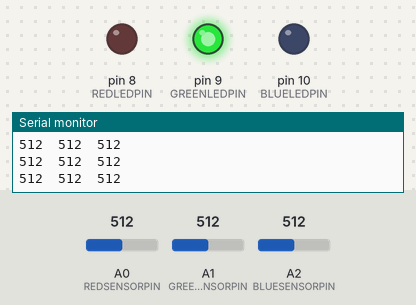
The sketch below on a simulated Arduino Uno, built with avr-gcc and run on an emulated ATmega328P. On the bench: output pins drawn as LEDs (lit = HIGH), the last lines printed to the serial monitor. The inputs (shaded band) are chosen by the test bench; at power-on: A0 (REDSENSORPIN) = 512, A2 (BLUESENSORPIN) = 512, A1 (GREENSENSORPIN) = 512.

Above: at 1.2 s.
1.3 s: A0 (REDSENSORPIN) set to 109
2.8 s: A0 (REDSENSORPIN) set to 95
At 3.6 s:
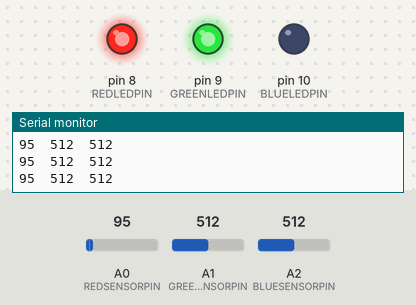
4.3 s: A2 (BLUESENSORPIN) set to 410
7.3 s: A2 (BLUESENSORPIN) set to 384
At 8.0 s:
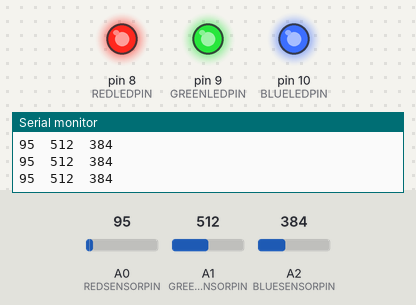
8.8 s: A1 (GREENSENSORPIN) set to 736
10.3 s: A1 (GREENSENSORPIN) set to 761
At 11.3 s:
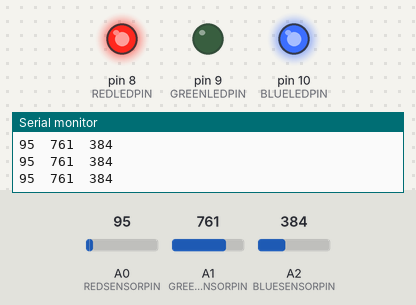
Timing chart, 0 to 12.8 s (numbered marks = the images above; inputs shaded):
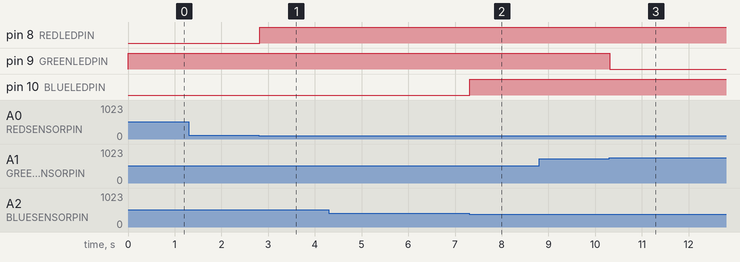

Measured:
- the behaviour switches between 100 and 99 on A0 (REDSENSORPIN) (found by bisection; images 0 and 1)
- the behaviour switches between 400 and 399 on A2 (BLUESENSORPIN) (found by bisection; images 1 and 2)
- the behaviour switches between 749 and 750 on A1 (GREENSENSORPIN) (found by bisection; images 2 and 3)
- after the input at 2.8 s, pin 8 (REDLEDPIN): LOW → HIGH at once
- after the input at 7.3 s, pin 10 (BLUELEDPIN): LOW → HIGH at once
- after the input at 10.3 s, pin 9 (GREENLEDPIN): HIGH → LOW at once

The sketch:

color-mixing-lamp.ino
```cpp
// constants
const int REDLEDPIN = 8;
const int GREENLEDPIN = 9;
const int BLUELEDPIN = 10;

const int REDSENSORPIN = A0;
const int GREENSENSORPIN = A1;
const int BLUESENSORPIN = A2;

// non-constant variables
int redSensorVal;
int greenSensorVal;
int blueSensorVal;

void setup() {
  // put your setup code here, to run once:
  pinMode(REDLEDPIN, OUTPUT);
  pinMode(GREENLEDPIN, OUTPUT);
  pinMode(BLUELEDPIN, OUTPUT);

  pinMode(REDSENSORPIN, INPUT);
  pinMode(GREENSENSORPIN, INPUT);
  pinMode(BLUESENSORPIN, INPUT);

  Serial.begin(9600);
}

void loop() {
  // put your main code here, to run repeatedly:
  redSensorVal = analogRead(REDSENSORPIN);
  greenSensorVal = analogRead(GREENSENSORPIN);
  blueSensorVal = analogRead(BLUESENSORPIN);

  Serial.print(redSensorVal);
  Serial.print("\t");
  Serial.print(greenSensorVal);
  Serial.print("\t");
  Serial.println(blueSensorVal);

  if (redActive(redSensorVal) && !greenActive(greenSensorVal) && !blueActive(blueSensorVal)) { // red
    digitalWrite(REDLEDPIN, HIGH);
    digitalWrite(GREENLEDPIN, LOW);
    digitalWrite(BLUELEDPIN, LOW);
  }
  else if (!redActive(redSensorVal) && greenActive(greenSensorVal) && !blueActive(blueSensorVal)) { // green
    digitalWrite(REDLEDPIN, LOW);
    digitalWrite(GREENLEDPIN, HIGH);
    digitalWrite(BLUELEDPIN, LOW);
  }
  else if (!redActive(redSensorVal) && !greenActive(greenSensorVal) && blueActive(blueSensorVal)) { // blue
    digitalWrite(REDLEDPIN, LOW);
    digitalWrite(GREENLEDPIN, LOW);
    digitalWrite(BLUELEDPIN, HIGH);
  }
  else if (redActive(redSensorVal) && greenActive(greenSensorVal) && !blueActive(blueSensorVal)) { // yellow
    digitalWrite(REDLEDPIN, HIGH);
    digitalWrite(GREENLEDPIN, HIGH);
    digitalWrite(BLUELEDPIN, LOW);
  }
  else if (redActive(redSensorVal) && !greenActive(greenSensorVal) && blueActive(blueSensorVal)) { // magenta
    digitalWrite(REDLEDPIN, HIGH);
    digitalWrite(GREENLEDPIN, LOW);
    digitalWrite(BLUELEDPIN, HIGH);
  }
  else if (!redActive(redSensorVal) && greenActive(greenSensorVal) && blueActive(blueSensorVal)) { // cyan
    digitalWrite(REDLEDPIN, LOW);
    digitalWrite(GREENLEDPIN, HIGH);
    digitalWrite(BLUELEDPIN, HIGH);
  }
  else if (redActive(redSensorVal) && greenActive(greenSensorVal) && blueActive(blueSensorVal)) { // white
    digitalWrite(REDLEDPIN, HIGH);
    digitalWrite(GREENLEDPIN, HIGH);
    digitalWrite(BLUELEDPIN, HIGH);
  }
  else {
    digitalWrite(REDLEDPIN, LOW);
    digitalWrite(GREENLEDPIN, LOW);
    digitalWrite(BLUELEDPIN, LOW);
  }
}

bool redActive(int redVal) {
  int redThreshold = 100;
  if (redVal < redThreshold)
    return true;
  return false;
}

bool greenActive(int greenVal) {
  int greenThreshold = 750;
  if (greenVal < greenThreshold)
    return true;
  return false;
}

bool blueActive(int blueVal) {
  int blueThreshold = 400;
  if (blueVal < blueThreshold)
    return true;
  return false;
}
```
